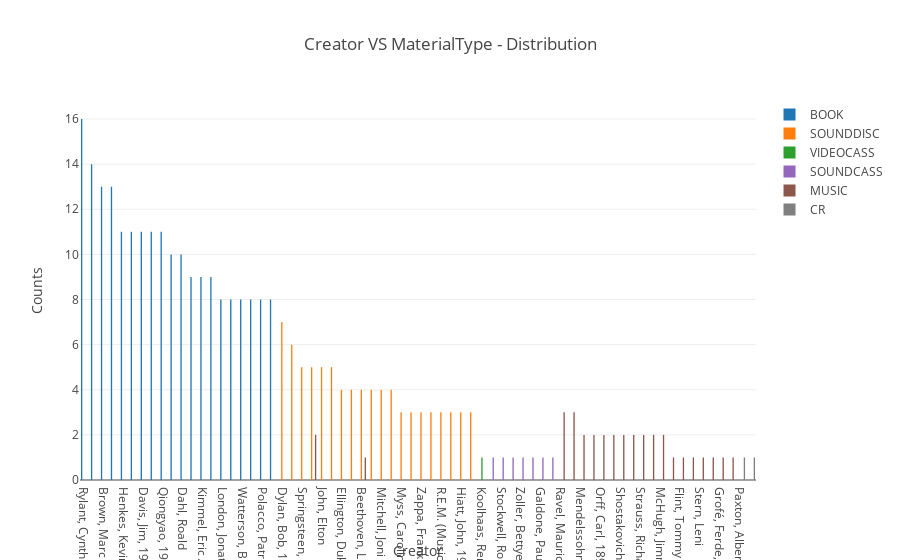

This figure's notebook cell:
### Code cell
categorical_feature_distribution('Creator','MaterialType', 20)

### Figure 1 — Plotly figure (JSON) as saved in the notebook; plotly's stock layout.template omitted (floating-point values rounded to 4 significant figures)
{"data": [{"name": "BOOK", "type": "bar", "uid": "81e87c5a-83a3-11e9-93f6-303a647ae7c5", "x": ["Rylant, Cynthia", "Gibbons, Gail", "Brown, Marc Tolon", "DePaola, Tomie, 1934-", "Henkes, Kevin", "Seuss, Dr.", "Davis, Jim, 1945 July 28-", "Steel, Danielle", "Qiongyao, 1938-", "Brown, Margaret Wise, 1910-1952", "Dahl, Roald", "Osborne, Mary Pope", "Kimmel, Eric A.", "Carle, Eric", "London, Jonathan, 1947-", "Prelutsky, Jack", "Watterson, Bill", "Warner, Gertrude Chandler, 1890-1979", "Polacco, Patricia", "Bunting, Eve, 1928-"], "y": [16, 14, 13, 13, 11, 11, 11, 11, 11, 10, 10, 9, 9, 9, 8, 8, 8, 8, 8, 8]}, {"name": "SOUNDDISC", "type": "bar", "uid": "81e87c5b-83a3-11e9-93f6-303a647ae7c5", "x": ["Dylan, Bob, 1941-", "Who (Musical group)", "Springsteen, Bruce", "Bach, Johann Sebastian, 1685-1750", "John, Elton", "OutKast (Musical group)", "Ellington, Duke, 1899-1974", "Beatles", "Beethoven, Ludwig van, 1770-1827", "Wiggles (Musical group)", "Mitchell, Joni", "Cash, Johnny", "Myss, Caroline M.", "Tolle, Eckhart, 1948-", "Zappa, Frank", "Smith, Elliott, 1969-2003", "R.E.M. (Musical group)", "Zevon, Warren", "Hiatt, John, 1952-", "Young, Neil, 1945-"], "y": [7, 6, 5, 5, 5, 5, 4, 4, 4, 4, 4, 4, 3, 3, 3, 3, 3, 3, 3, 3]}, {"name": "VIDEOCASS", "type": "bar", "uid": "81e87c5c-83a3-11e9-93f6-303a647ae7c5", "x": ["Koolhaas, Rem"], "y": [1]}, {"name": "VIDEODISC", "type": "bar", "uid": "81e87c5d-83a3-11e9-93f6-303a647ae7c5", "x": [], "y": []}, {"name": "SOUNDCASS", "type": "bar", "uid": "81e87c5e-83a3-11e9-93f6-303a647ae7c5", "x": ["Cazet, Denys", "Stockwell, Robert P.", "Nguyễn, Phú Lâm.", "Zoller, Bettye Pierce", "Sullivan, Arthur, 1842-1900", "Galdone, Paul", "Arnosky, Jim"], "y": [1, 1, 1, 1, 1, 1, 1]}, {"name": "MUSIC", "type": "bar", "uid": "81e87c5f-83a3-11e9-93f6-303a647ae7c5", "x": ["Ravel, Maurice, 1875-1937", "Tchaikovsky, Peter Ilich, 1840-1893", "Mendelssohn-Bartholdy, Felix, 1809-1847", "Haydn, Joseph, 1732-1809", "Orff, Carl, 1895-1982", "Mozart, Wolfgang Amadeus, 1756-1791", "Shostakovich, Dmitriĭ Dmitrievich, 1906-1975", "Schmidt, Harvey", "Bach, Johann Sebastian, 1685-1750", "Strauss, Richard, 1864-1949", "Prokofiev, Sergey, 1891-1953", "McHugh, Jimmy, 1894-1969", "Warren, Harry, 1893-1981", "Flint, Tommy", "Wier, Albert E. (Albert Ernest), 1879-1945", "Stern, Leni", "Lloyd Webber, Andrew, 1948-", "Grofé, Ferde, 1892-1972", "Varèse, Edgard, 1883-1965", "Beethoven, Ludwig van, 1770-1827"], "y": [3, 3, 2, 2, 2, 2, 2, 2, 2, 2, 2, 2, 1, 1, 1, 1, 1, 1, 1, 1]}, {"name": "MIXED", "type": "bar", "uid": "81e87c60-83a3-11e9-93f6-303a647ae7c5", "x": [], "y": []}, {"name": "CR", "type": "bar", "uid": "81e87c61-83a3-11e9-93f6-303a647ae7c5", "x": ["Paxton, Albert S.", "Griffith, Susan, 1954-"], "y": [1, 1]}], "layout": {"barmode": "group", "title": "Creator VS MaterialType - Distribution ", "xaxis": {"title": "Creator"}, "yaxis": {"title": "Counts"}}}
